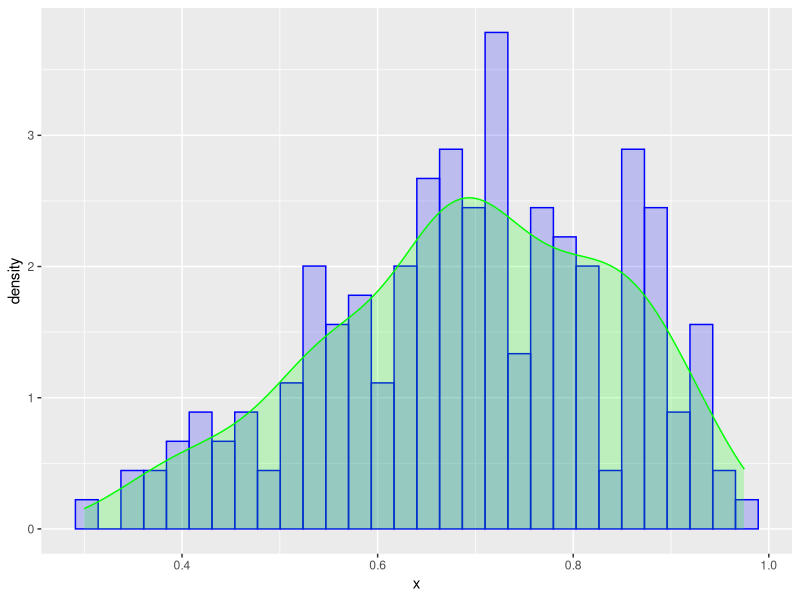

This figure's R source:
## ---- chunk 1
knitr::opts_chunk$set(
  echo = TRUE,
  eval = TRUE,
  warning = FALSE,
  message = FALSE,
  error = FALSE,
  tidy.opts = list(width.cutoff = 60),
  tidy = TRUE
)
## ---- chunk 2
library(tidyverse)
library(broom)
grades <- read_csv("data/GradesData.csv")
## ---- chunk 3
grades <- grades %>%
  filter(Total != 0)
## ---- chunk 4
library(MASS)
x <- c(grades$Total)
normal_fit <- fitdistr(x, "normal")
normal_fit %>% tidy()


normpdf <- grades %>% ggplot(aes(x=x, y=after_stat(density))) +
  geom_histogram(colour="blue", fill="blue", alpha=0.2, bins=30) +
  geom_density(colour="green", fill="green", alpha=0.2)

normpdf
